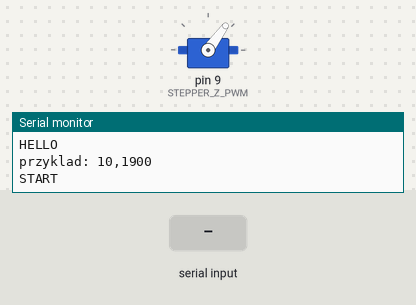
A sketch run on a simulated Arduino Uno, built with avr-gcc and run on an emulated ATmega328P. On the bench: servo, the last lines printed to the serial monitor. The inputs (shaded band) are chosen by the test bench.

Above: at 1.2 s.
1.3 s: "90,45\n" received over Serial
At 2.5 s:
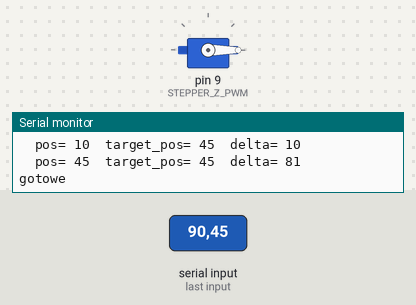
Timing chart, 0 to 4.3 s (numbered marks = the images above; inputs shaded):
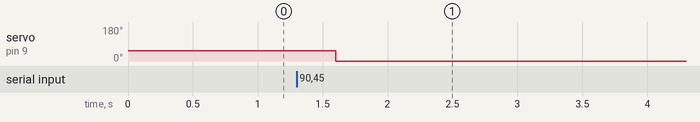

Measured:
- after the input at 1.3 s, servo on pin 9 (STEPPER_Z_PWM): 54° → 0° after 0.30 s

The sketch:

servo_testy.ino
```cpp
#include <FlexiTimer2.h>
#include <Servo.h>

String serial0Buffer = "";
boolean Console0Complete = false;   // This will be set to true once we have a full string
boolean dir = true;
Servo servoZ;

#define STEPPER_Z_PWM 9
#define USETIMER true
#define SEPARATOR_CHAR '\n'
boolean enabled = false;

#define SERVO_MIN_POS 544
#define SERVO_MAX_POS 2400

volatile int delta_pos = 0;
volatile long unsigned last_distance = 0;
volatile long unsigned last_pos = 0;
volatile long unsigned target_pos = 0;
volatile boolean pos_changed = false;

void setup(){
  Serial.begin(57600);
  Serial.println("HELLO");
  Serial.println("przyklad: 10,1900");
  pinMode(STEPPER_Z_PWM, OUTPUT );
//  FlexiTimer2::set(40, 1.0/1000, flash); // call every 500 1ms "ticks"
  // FlexiTimer2::set(500, flash); // MsTimer2 style is also supported
  if(USETIMER){
    FlexiTimer2::set(40, 1.0/100, flash);
    FlexiTimer2::start();
  }
  servoZ.writeMicroseconds(1100);
  servoZ.attach(STEPPER_Z_PWM);

  Serial.println("START");
  Serial.flush();
}

volatile long int delta = 0;
byte sp = 1;
void flash(){
  if(last_pos != target_pos ){
    delta = 0;
    long int this_distance =0;
    if( last_pos > target_pos ){
      this_distance  = last_pos - target_pos;
    }else if( last_pos < target_pos ){
      this_distance  = target_pos - last_pos;
    }

    int quoter = (last_distance >> 2);                // this_distance zawsze sie zmiejsza
    if( this_distance < quoter){                                // ostatnia cwiatrka = zwalniaj
      delta = (delta_pos * this_distance);
      delta = delta /quoter;
//      Serial.print("delta4 = " );
    }else if( this_distance > (last_distance - quoter)){        // pierwsza cwiatrka = przyspieszaj. tu zawsze this_distance > 3/4 * last_distance
      delta = (delta_pos * (last_distance - this_distance ) );      // tu zawsze (last_distance - this_distance ) < quoter
      delta = delta /quoter;
//      Serial.print("delta1 = " );
    }else{  // na maxa
//      Serial.print("delta2 = " );
      delta = delta_pos;
    }
    if(delta_pos > 0){
        if( delta < 10){
          delta = 10;
        }
    }else{
        if( delta > -10){
          delta = -10;
        }
    }
 //   Serial.println(String(delta));
    last_pos = last_pos + delta;
    if( delta_pos > 0 && last_pos > target_pos ){
      last_pos = target_pos;
    }else if( delta_pos < 0 && last_pos < target_pos ){
      last_pos = target_pos;
    }
    pos_changed = true;
  }
}

void loop(){
  if(USETIMER && pos_changed){  // mam byc gdzie indziej
    Serial.print("\tpos= " + String(last_pos) );
    Serial.print("\ttarget_pos= " + String(target_pos) );
    Serial.print("\tdelta= " + String(delta) );

    Serial.println();
    if( last_pos == target_pos){
      Serial.println( "gotowe" );
    }else{
   //   Serial.println( "delta:" + String(delta) );
      servoZ.writeMicroseconds(last_pos);
    }
    pos_changed = false;
  }
  if (Console0Complete) {
    parseInput( serial0Buffer );                      // parsuj wejscie
    Console0Complete = false;
    serial0Buffer = "";
  }
}

//  format:  MAXSPEED,POS
// np 111,222

void parseInput( String input ){   // zrozum co sie dzieje
  input.trim();
  int comma = input.indexOf(',');
  byte byte_pos = 0;
  Serial.println("------------------NOWY CONFIG-----------------");
  while( comma != -1 ){
      String current  = input.substring(0, comma);
      input           = input.substring(comma + 1 );    // wytnij od tego znaku
      setValue( byte_pos, current );
      comma = input.indexOf(',');
      byte_pos++;
  }
  if( input.length() > 0 ){
      setValue( byte_pos, input );
  }
  Serial.println("----------------------------------------------");
}

// MAXSPEED,TARGET
void setValue(byte byte_pos, String value ){
  long unsigned val = decodeInt( value, 0 );
  if( byte_pos == 0 ){               // MAXSPEED
    sp = val;
    Serial.println("setMaxSpeed: " + String(sp) );
  }else if( byte_pos == 1 ){                  // TARGET
    target_pos = val;
    if( target_pos == last_pos ){  // rowne? nigdzie nie jedz
    }else if( target_pos < last_pos ){    // jedz w dol
      delta_pos = -sp;
      last_distance = last_pos - target_pos;
    }else if( target_pos > last_pos ){    // jedz w gore
      delta_pos = sp;
      last_distance = target_pos - last_pos;
    }
   if(!USETIMER){
     servoZ.writeMicroseconds(target_pos);
   }
    Serial.println("\tmoveTo: " + String(target_pos) );
    Serial.println("\tlast_pos: " + String(last_pos) );
    Serial.println("\tdelta= " + String(delta_pos) );
    Serial.println();
  }
}

long unsigned decodeInt(String input, int odetnij ){
  long byte_pos = 0;
  if(odetnij>0){
    input = input.substring(odetnij);    // obetnij znaki z przodu
  }
  byte_pos = input.toInt();
  return byte_pos;
}

void serialEvent(){                       // FUNKCJA WBUDOWANA - zbieraj dane z serial0 i serial3 i skadaj w komendy
  while (Serial.available() && !Console0Complete) {    // odczytuj gdy istnieja dane i poprzednie zostaly odczytane
    char inChar = (char)Serial.read();
    serial0Buffer += String(inChar);
    if (inChar == SEPARATOR_CHAR) {
      Console0Complete = true;
    }
  }
}
```
